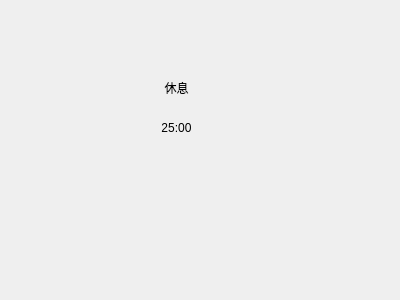
<?xml version="1.0" encoding="UTF-8"?>
<ui version="4.0">
 <class>lock</class>
 <widget class="QWidget" name="lock">
  <property name="geometry">
   <rect>
    <x>0</x>
    <y>0</y>
    <width>400</width>
    <height>300</height>
   </rect>
  </property>
  <property name="windowTitle">
   <string>Form</string>
  </property>
  <widget class="QLabel" name="label_prompt">
   <property name="geometry">
    <rect>
     <x>150</x>
     <y>80</y>
     <width>53</width>
     <height>16</height>
    </rect>
   </property>
   <property name="text">
    <string>休息</string>
   </property>
   <property name="alignment">
    <set>Qt::AlignCenter</set>
   </property>
  </widget>
  <widget class="QLabel" name="label_time">
   <property name="geometry">
    <rect>
     <x>150</x>
     <y>120</y>
     <width>53</width>
     <height>16</height>
    </rect>
   </property>
   <property name="text">
    <string>25:00</string>
   </property>
   <property name="alignment">
    <set>Qt::AlignCenter</set>
   </property>
  </widget>
 </widget>
 <resources/>
 <connections/>
</ui>
